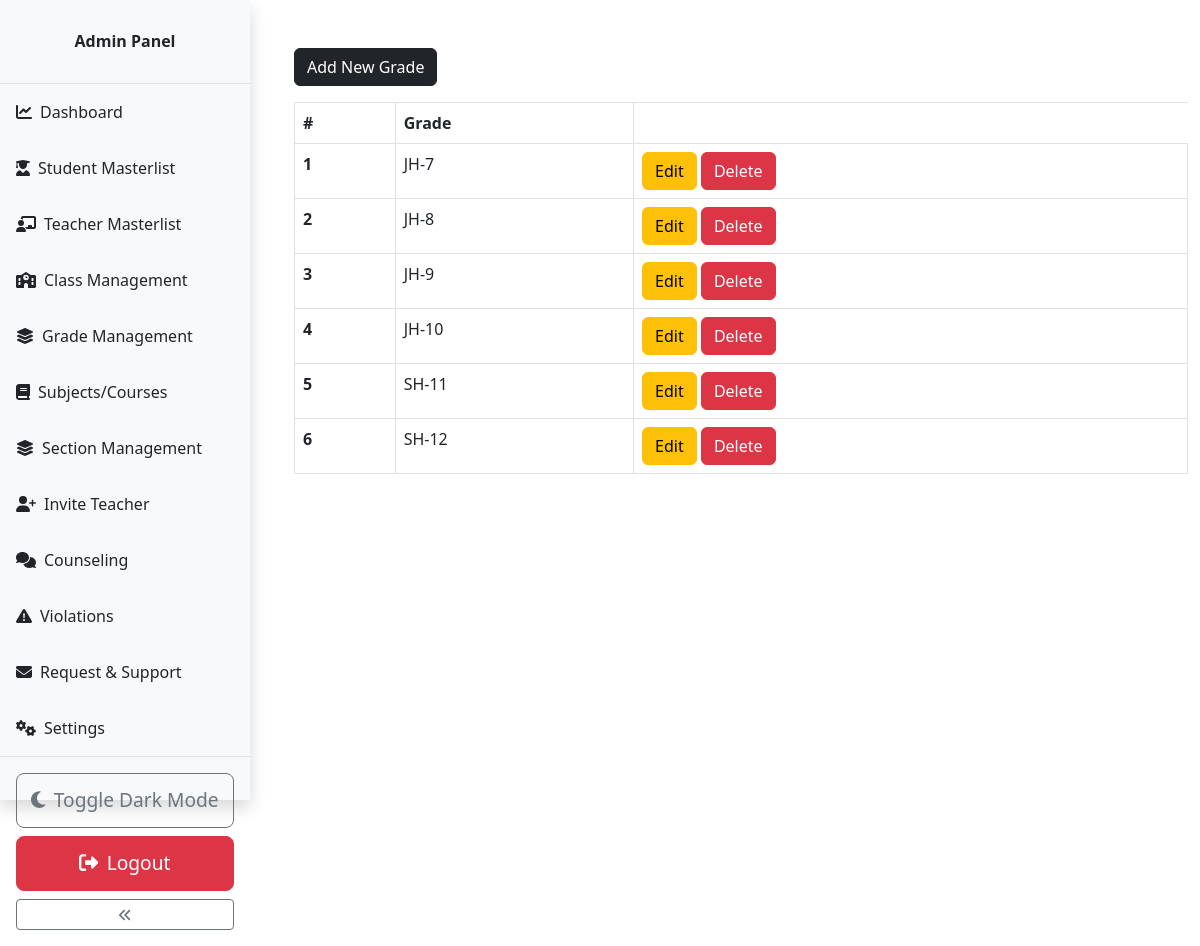
The app's page /capstone/admin/grade.php (signed in) with its own data.
### tables this page shows
CREATE TABLE `grades` (
  `grade_id` int(11) NOT NULL,
  `grade` varchar(31) NOT NULL,
  `grade_code` varchar(7) NOT NULL
);

### capstone/admin/data/grade.php (called while the page is built, shortened)
<?php
function getAllGrades($conn){
   $sql = "SELECT * FROM grades";
   $stmt = $conn->prepare($sql);
   $stmt->execute();
   if ($stmt->rowCount() >= 1) {
     $grades = $stmt->fetchAll();
     return $grades;
   }else {
    return 0;
   }
}

### capstone/admin/grade.php (the view, shortened to what this page needs)
<?php
if (isset($_SESSION['admin_id']) &&
    isset($_SESSION['role'])) {
    if ($_SESSION['role'] == 'Admin') {
       include "../DB_connection.php";
       include "data/grade.php";
       $grades = getAllGrades($conn);
 ?>
<!DOCTYPE html>
<html lang="en">
<head>
    <link rel="stylesheet" href="https://cdn.jsdelivr.net/npm/bootstrap@5.2.0/dist/css/bootstrap.min.css">
    <link rel="stylesheet" href="../css/style.css">
    <link rel="stylesheet" href="css/admin.css">
    <link rel="stylesheet" href="https://cdnjs.cloudflare.com/ajax/libs/font-awesome/4.7.0/css/font-awesome.min.css">
</head>
<body>
    <?php
        include "inc/navbar.php";
     ?>
     <div class="container mt-5">
        <a href="grade-add.php" class="btn btn-dark">Add New Grade</a>
        <?php if ($grades != 0) { ?>
           <div class="table-responsive">
              <table class="table table-bordered mt-3 n-table">
                <thead>
                  <tr>
                    <th scope="col">#</th>
                    <th scope="col">Grade</th>
                  </tr>
                </thead>
                <tbody>
                  <?php $i = 0; foreach ($grades as $grade ) {
                    $i++;  ?>
                  <tr>
                    <th scope="row"><?=$i?></th>
                    <td>
                      <?php
                          echo $grade['grade_code'].'-'.
                                     $grade['grade'];
                       ?>
                    </td>
                    <td>
                        <a href="grade-edit.php?grade_id=<?=$grade['grade_id']?>" class="btn btn-warning">Edit</a>
                        <a href="grade-delete.php?grade_id=<?=$grade['grade_id']?>" class="btn btn-danger">Delete</a>
                    </td>
                  </tr>
                <?php } ?>
                </tbody>
              </table>
           </div>
         <?php } else { ?>
             <div class="alert alert-info .w-450 m-5" role="alert">
                Empty!
              </div>
         <?php } ?>
     </div>
</body>
</html>
<?php
  }else {
    header("Location: ../login.php");
    exit;
  }
}else {
    header("Location: ../login.php");
    exit;
}
?>

### capstone/css/style.css (style rules this page uses)
body, html { height: 100%; margin: 0; overflow: hidden; }

### capstone/admin/css/admin.css (style rules this page uses)
body { margin: 0; padding: 0; display: flex; }

### capstone/admin/grade.php (style rules this page uses)
body { overflow-y: auto; }
.container { max-height: 90vh; overflow-y: auto; }

### records on screen
grades: grade_code "JH", grade "7"
grades: grade_code "JH", grade "8"
grades: grade_code "JH", grade "9"
grades: grade_code "JH", grade "10"
grades: grade_code "SH", grade "11"
grades: grade_code "SH", grade "12"
